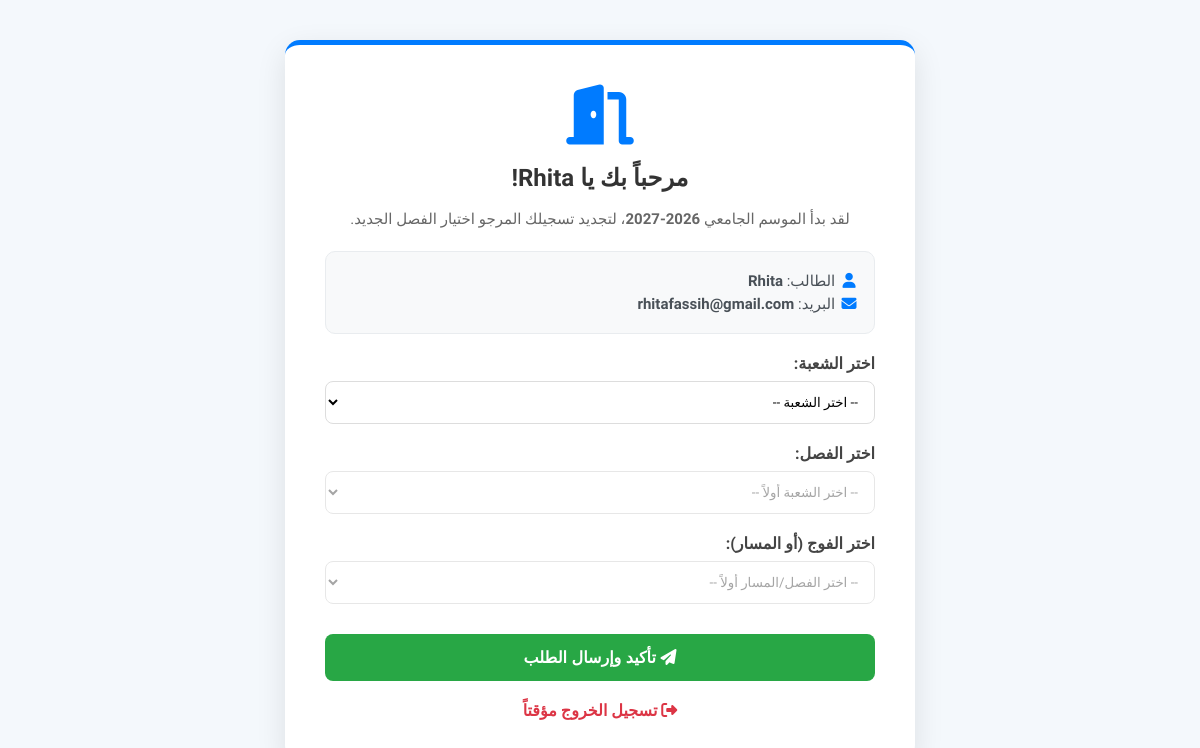
Screenshot of /student/re_enroll.php (signed in) with the database file from the repository.
### tables this page shows
CREATE TABLE `users` (
  `user_id` int(11) NOT NULL,
  `username` varchar(50) NOT NULL,
  `email` varchar(100) NOT NULL,
  `password_hash` varchar(255) NOT NULL,
  `profile_picture` varchar(255) DEFAULT 'default.png',
  `role` enum('student','admin','provider') NOT NULL,
  `created_at` timestamp NOT NULL DEFAULT current_timestamp(),
  `gender` enum('male','female','unspecified') DEFAULT 'unspecified'
);

CREATE TABLE `academic_years` (
  `id` int(11) NOT NULL,
  `year_label` varchar(50) NOT NULL,
  `is_current` tinyint(1) DEFAULT 0,
  `created_at` timestamp NULL DEFAULT current_timestamp()
);

### student/re_enroll.php (the view, shortened to what this page needs)
<?php
require_once '../config/db_connexion.php';
$user_id = $_SESSION['user_id'];
try {
    $stmt_year = $pdo->query("SELECT id, year_label FROM academic_years WHERE is_current = 1 LIMIT 1");
    $current_year = $stmt_year->fetch(PDO::FETCH_ASSOC);
    $current_year_label = $current_year ? $current_year['year_label'] : '';
    $stmt_user = $pdo->prepare("SELECT username, email FROM users WHERE user_id = ?");
    $stmt_user->execute([$user_id]);
    $user_info = $stmt_user->fetch(PDO::FETCH_ASSOC);
    $stmt_last_enroll = $pdo->prepare("
        SELECT d.division_id, d.division_name
        FROM student_enrollments se
        JOIN course_offerings co ON se.offering_id = co.offering_id
        JOIN divisions d ON co.division_id = d.division_id
        WHERE se.user_id = ?
        ORDER BY se.enrollment_id DESC LIMIT 1
    ");
    $stmt_last_enroll->execute([$user_id]);
    $last_enroll = $stmt_last_enroll->fetch(PDO::FETCH_ASSOC);
    $classes = [];
} catch (PDOException $e) {
    die("خطأ: " . $e->getMessage());
}
?>
<!DOCTYPE html>
<html lang="ar" dir="rtl">
<head>
    <link rel="stylesheet" href="https://cdnjs.cloudflare.com/ajax/libs/font-awesome/6.5.1/css/all.min.css">
</head>
<body>
    <div class="re-enroll-card">
        <div class="text-center">
            <i class="fa-solid fa-door-open main-icon"></i>
            <h2>مرحباً بك يا <?php echo htmlspecialchars($user_info['username']); ?>!</h2>
            <p class="intro">لقد بدأ الموسم الجامعي <strong><?php echo htmlspecialchars($current_year_label); ?></strong>، لتجديد تسجيلك المرجو اختيار الفصل الجديد.</p>
        </div>
        <div class="user-info-box">
            <p><i class="fa-solid fa-user"></i> الطالب: <strong><?php echo htmlspecialchars($user_info['username']); ?></strong></p>
            <p><i class="fa-solid fa-envelope"></i> البريد: <strong><?php echo htmlspecialchars($user_info['email']); ?></strong></p>
        </div>
        <form action="re_enroll_process.php" method="POST">
            <?php if ($last_enroll): ?>
                <div class="division-info-box">
                    <i class="fa-solid fa-graduation-cap"></i> شعبتك الحالية: <?php echo htmlspecialchars($last_enroll['division_name']); ?>
                </div>
                <input type="hidden" id="division" name="division_id" value="<?php echo $last_enroll['division_id']; ?>">
                <div class="form-group">
                    <label>اختر الفصل الجديد:</label>
                    <select id="class" name="class_id" required>
                        <option value="">-- اختر الفصل --</option>
                        <?php foreach($classes as $cls): ?>
                            <option value="<?php echo $cls['class_id']; ?>"><?php echo htmlspecialchars($cls['class_name']); ?></option>
                        <?php endforeach; ?>
                    </select>
                </div>
            <?php else: ?>
                <div class="form-group">
                    <label>اختر الشعبة:</label>
                    <select id="division" name="division_id" required>
                        <option value="">-- اختر الشعبة --</option>
                    </select>
                </div>
                <div class="form-group">
                    <label>اختر الفصل:</label>
                    <select id="class" name="class_id" required disabled>
                        <option value="">-- اختر الشعبة أولاً --</option>
                    </select>
                </div>
            <?php endif; ?>
            <div class="form-group">
                <label>اختر الفوج (أو المسار):</label>
                <select id="group" name="offering_id" required disabled>
                    <option value="">-- اختر الفصل/المسار أولاً --</option>
                </select>
            </div>
            <button type="submit" class="btn-submit"><i class="fa-solid fa-paper-plane"></i> تأكيد وإرسال الطلب</button>
        </form>
        <a href="../logout.php" class="logout-link"><i class="fa-solid fa-right-from-bracket"></i> تسجيل الخروج مؤقتاً</a>
    </div>
</body>
</html>

### student/re_enroll.php (style rules this page uses)
body { background: #f4f8fc; font-family: 'Tajawal', sans-serif; display: flex; justify-content: center; align-items: center; min-height: 100vh; margin: 0; padding: 20px; box-sizing: border-box; }
.re-enroll-card { background: white; padding: 40px; border-radius: 15px; box-shadow: 0 10px 30px rgba(0,0,0,0.1); max-width: 550px; width: 100%; border-top: 5px solid #007bff; }
.text-center { text-align: center; }
.re-enroll-card i.main-icon { font-size: 60px; color: #007bff; margin-bottom: 15px; display: block; }
.re-enroll-card h2 { color: #333; margin-bottom: 10px; font-size: 24px; }
.re-enroll-card p.intro { color: #666; margin-bottom: 20px; line-height: 1.6; font-size: 15px; }
.user-info-box { background: #f8f9fa; border: 1px solid #e9ecef; padding: 15px; border-radius: 10px; margin-bottom: 20px; text-align: right; }
.user-info-box p { margin: 5px 0; color: #495057; font-size: 15px; }
.user-info-box p i { color: #007bff; width: 20px; text-align: center; }
.form-group { text-align: right; margin-bottom: 20px; }
.form-group label { display: block; margin-bottom: 8px; font-weight: bold; color: #444; }
.form-group select { width: 100%; padding: 12px; border: 1px solid #ddd; border-radius: 8px; font-family: 'Tajawal', sans-serif; box-sizing: border-box; background-color: #fff; }
.btn-submit { background: #28a745; color: white; border: none; padding: 14px 20px; width: 100%; border-radius: 8px; font-size: 16px; font-weight: bold; cursor: pointer; transition: 0.3s; margin-top: 10px; }
.logout-link { display: block; text-align: center; margin-top: 20px; color: #dc3545; text-decoration: none; font-weight: bold; transition: 0.3s; }

### rows the page displays
users: username "Rhita", email "rhitafassih@gmail.com"
academic_years: year_label "2026-2027"
